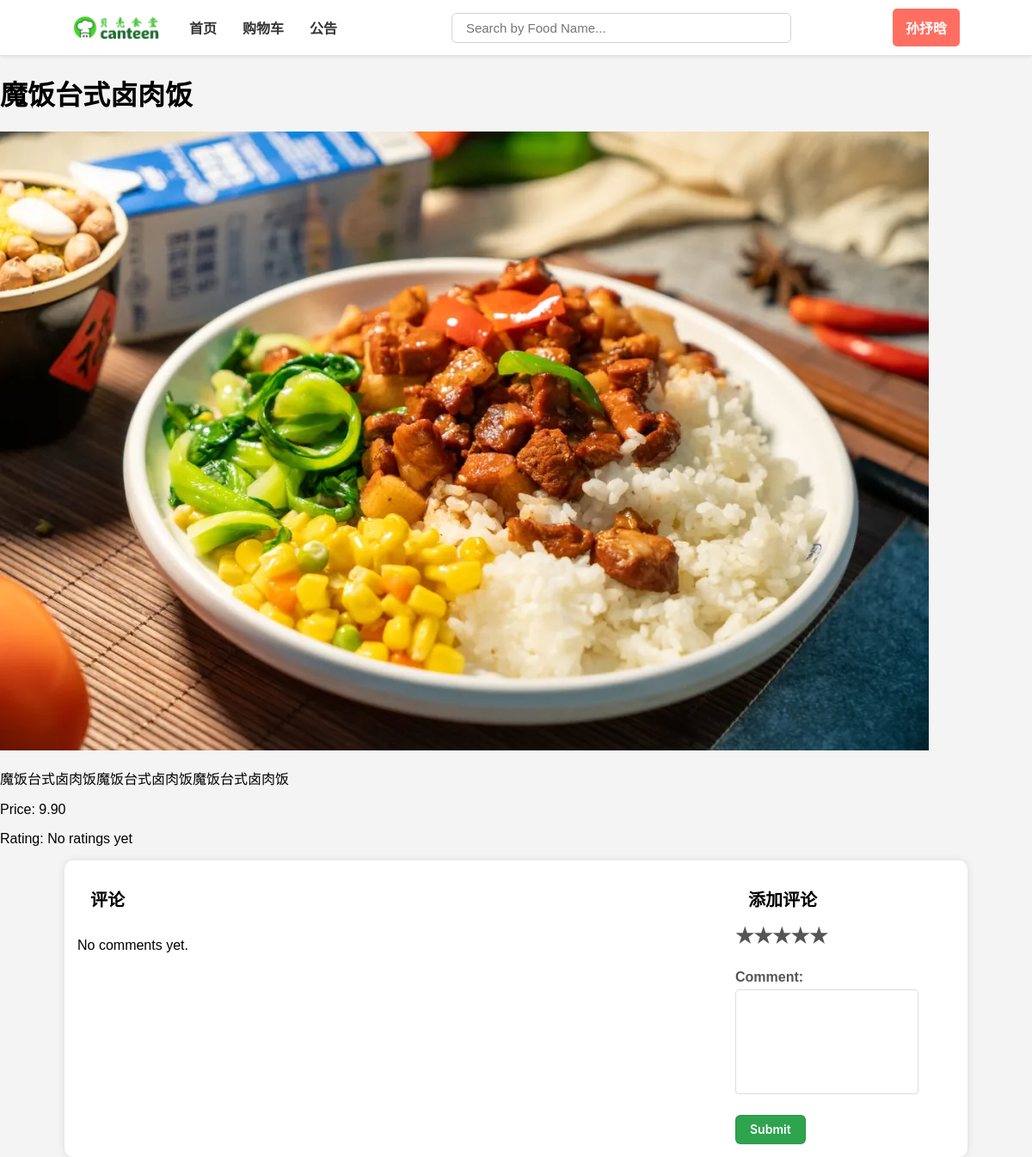
The page /food_detail.php?id=2 (signed in) on the database its author committed.
### tables this page shows
CREATE TABLE `student_detail`  (
  `userName` varchar(50) NOT NULL,
  `name` varchar(100) NULL DEFAULT NULL,
  `profile` varchar(255) NULL DEFAULT NULL,
  PRIMARY KEY (`userName`) USING BTREE,
  CONSTRAINT `fk_student_detail_student` FOREIGN KEY (`userName`) REFERENCES `students` (`userName`) ON DELETE RESTRICT ON UPDATE RESTRICT
);

CREATE TABLE `food_list`  (
  `foodId` int(0) NOT NULL AUTO_INCREMENT,
  `foodName` varchar(255) NOT NULL,
  `foodDetail` text NULL,
  `foodImage` varchar(255) NULL DEFAULT NULL,
  `canteenId` int(0) NULL DEFAULT NULL,
  `floor` int(0) NULL DEFAULT NULL,
  `foodRate` float NULL DEFAULT NULL,
  `foodPrice` decimal(10, 2) NOT NULL,
  `bannerImg` varchar(255) NULL DEFAULT NULL,
  PRIMARY KEY (`foodId`) USING BTREE,
  INDEX `canteenId`(`canteenId`) USING BTREE,
  CONSTRAINT `food_list_ibfk_1` FOREIGN KEY (`canteenId`) REFERENCES `location` (`canteenId`) ON DELETE RESTRICT ON UPDATE RESTRICT
);

### getStudentDetailAction.php (called while the page is built, shortened)
<?php
require_once "config.php";
$userName = $_SESSION['userName'];
$sql = "SELECT * FROM student_detail WHERE userName = '$userName'";
$result = $conn->query($sql);
if ($result->num_rows > 0) {
    $row = $result->fetch_assoc();
    $name = $row['name'];
} else {
    $name = "Unknown";
    $profile = "";
}
?>

### food_detail.php (the view, shortened to what this page needs)
<?php
require_once "config.php";
$foodId = isset($_GET['id']) ? intval($_GET['id']) : 0;
$query = $conn->prepare("SELECT * FROM food_list WHERE foodId = ?");
$query->bind_param("i", $foodId);
$query->execute();
$result = $query->get_result();
$food = $result->fetch_assoc();
$totalRating = 0;
$ratingCount = 0;
$averageRating = $ratingCount > 0 ? $totalRating / $ratingCount : "No ratings yet";
?>
<!DOCTYPE html>
<html lang="en">
<head>
    <link rel="stylesheet" href="style.css">
</head>
<body>
<div class="navbar">
    <img src="img/banner/logo.png" alt="贝壳食堂">
    <a href="welcome#" onclick="showDashboard()" id="dashboardLink">首页</a>
    <a href="welcome#gouwuche" onclick="showSection('shoppingCartSection')" id="orderLink">购物车</a>
    <a href="welcome#tixing" onclick="showSection('newsSection')" id="newsLink">公告</a>
    <input type="text" id="searchInput" onkeyup="filterByName()" placeholder="Search by Food Name...">
    <a href="welcome#zhanghao" onclick="showSection('profileSection')" id="profileLink"><?php require_once "getStudentDetailAction.php"; echo $name; ?></a>
</div>
<h1><?php echo htmlspecialchars($food['foodName']); ?></h1>
<img src="<?php echo htmlspecialchars($food['foodImage']); ?>" alt="<?php echo htmlspecialchars($food['foodName']); ?>">
<p><?php echo htmlspecialchars($food['foodDetail']); ?></p>
<p>Price: <?php echo htmlspecialchars($food['foodPrice']); ?></p>
<p>Rating: <?php echo htmlspecialchars($averageRating); ?></p>
<div class="comments">
    <div class="comment">
        <div class="comment-title">评论</div>
        <div class="comment-sections">
            <?php if (!empty($comments)) : ?>
                <?php foreach ($comments as $comment) : ?>
                    <div class="comment-section">
                        <div class="profile-pic">
                            <img src="<?php echo htmlspecialchars($comment['profile']); ?>" alt="<?php echo htmlspecialchars($comment['name']); ?>">
                        </div>
                        <div class="details">
                            <div class="name"> <?php echo htmlspecialchars($comment['name']); ?></div>
                            <div class="comment-text"><?php echo htmlspecialchars($comment['comment']); ?></div>
                            <div class="rating"><?php echo htmlspecialchars($comment['rating']); ?>分</div>
                        </div>
                    </div>
                <?php endforeach; ?>
            <?php else : ?>
                <p>No comments yet.</p>
            <?php endif; ?>
        </div>
    </div>
    <div class="add-comment">
        <div class="add-comment-title">添加评论</div>
        <form action="add_comment.php" method="post" class="feedback-form">
            <div class="rating">
                <label for="star5">&#9733;</label>
                <label for="star4">&#9733;</label>
                <label for="star3">&#9733;</label>
                <label for="star2">&#9733;</label>
                <label for="star1">&#9733;</label>
            </div>
            <div class="comment">
                <label for="comment" class="form-label">Comment:</label>
                <textarea id="comment" name="comment" class="form-control" required></textarea>
            </div>
            <button type="submit" class="submit-btn">Submit</button>
        </form>
    </div>
</div>
</body>
</html>

### style.css (style rules this page uses)
body { font-family: Arial, sans-serif; background-color: #f4f4f4; margin: 0; padding: 0; align-items: center; justify-content: center; font-size: 16px; }
button { appearance: none; background-color: #2ea44f; border: 1px solid rgba(27, 31, 35, .15); border-radius: 6px; box-shadow: rgba(27, 31, 35, .1) 0 1px 0; box-sizing: border-box; color: #fff; cursor: pointer; display: inline-block; font-family: -apple-system,system-ui,"Segoe UI",Helvetica,Arial,sans-serif,"Apple Color Emoji","Segoe UI Emoji"; font-size: 14px; font-weight: 600; line-height: 20px; padding: 6px 16px; position: relative; text-align: center; text-decoration: none; user-select: none; -webkit-user-select: none; touch-action: manipulation; vertical-align: middle; white-space: nowrap; }
.navbar { display: flex; justify-content: space-between; align-items: center; background-color: #ffffff; box-shadow: 0 2px 4px rgba(0, 0, 0, 0.1); padding: 10px 7%; }
.navbar a { text-decoration: none; color: #333; font-weight: bold; padding: 10px 15px; border-radius: 5px; transition: background-color 0.3s, color 0.3s; }
.navbar img { height: 30px; margin-right: 20px; }
#profileLink { padding: 10px 15px; border-radius: 5px; background-color: #ff6f61; color: white; transition: background-color 0.3s, color 0.3s; }
#searchInput { width: 35%; border-radius: 6px; font-size: 15px; border: 0.5px solid lightgrey; padding: 8px 16px; margin-left: auto; margin-right: auto; }
.comments { padding: 15px; width: 85%; margin: auto; display: flex; flex-direction: row; background-color: white; border-radius: 10px; box-shadow: 0 0 10px rgba(0, 0, 0, 0.1); }
.comment { width: 75%; }
.comment-sections { width: 100%; display: flex; flex-wrap: wrap; }
.comment-title, .add-comment-title { width: 100%; font-weight: bold; font-size: 20px; padding: 15px; }
.rating { margin-bottom: 5px; color: #e1840e; font-weight: bold }
.add-comment { width: 25%; margin-left: auto; }
.add-comment-title { width: 100%; font-weight: bold; font-size: 20px; padding: 15px; }
label { display: block; font-weight: bold; margin-bottom: 5px; color: #555; }
textarea, select { width: 100%; padding: 10px; border: 1px solid #ddd; border-radius: 4px; resize: vertical; }
.feedback-form { max-width: 400px; margin: 0 auto; }
.rating { margin-bottom: 20px; display: flex; flex-direction: row-reverse; justify-content: flex-end; }
.rating label { font-size: 24px; cursor: pointer; }
.comment { margin-bottom: 20px; }
.comment textarea { width: 100%; height: 100px; resize: none; }

### rows shown on the page
student_detail: name "孙抒晗"
food_list: foodName "魔饭台式卤肉饭", foodImage (picture), foodDetail "魔饭台式卤肉饭魔饭台式卤肉饭魔饭台式卤肉饭", foodPrice "9.90"

### other values the page prints
$averageRating "No ratings yet"
